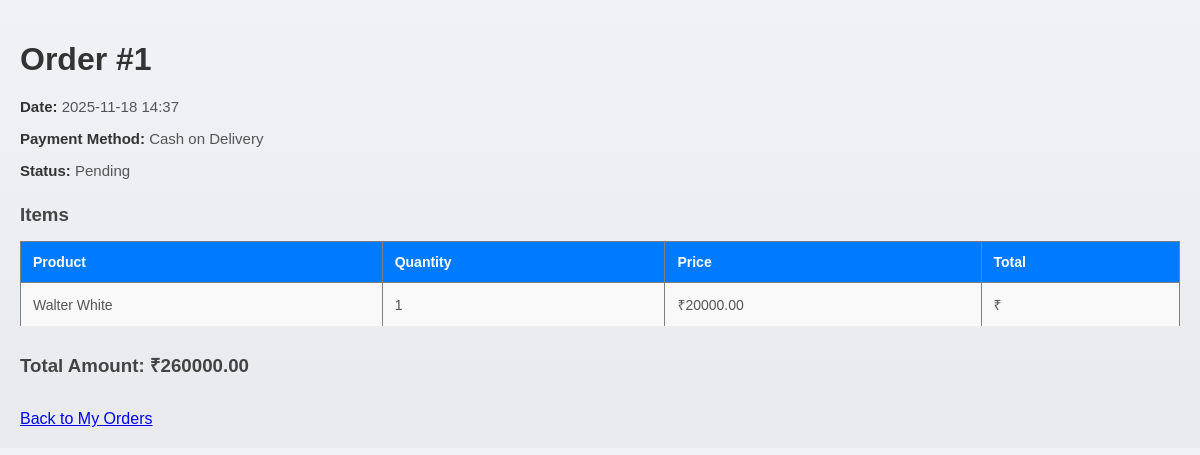
The page /order/1/ (signed in) on the database its author committed.
### Commerce/models.py (models this page shows, shortened)
class Order(models.Model):
    PAYMENT_CHOICES = [
        ('COD', 'Cash on Delivery'),
        ('PAID', 'Paid (Dummy)')
    ]
    user = models.ForeignKey(User, on_delete=models.CASCADE)
    created_at = models.DateTimeField(auto_now_add=True)
    total_amount = models.DecimalField(max_digits=10, decimal_places=2)
    payment_method = models.CharField(max_length=10, choices=PAYMENT_CHOICES, default='COD')
    payment_status = models.CharField(max_length=20, default='Pending')

class OrderItem(models.Model):
    order = models.ForeignKey(Order, on_delete=models.CASCADE, related_name='items')
    product = models.ForeignKey(Product, on_delete=models.CASCADE)
    quantity = models.PositiveIntegerField(default=1)
    price = models.DecimalField(max_digits=10, decimal_places=2)

class Product(models.Model):
    name = models.CharField(max_length=100)
    description = models.TextField()
    price = models.DecimalField(max_digits=10, decimal_places=2)
    stock = models.IntegerField()
    image = models.ImageField(upload_to='products/', null=True, blank=True)

### Commerce/views.py (the view)
# urls.py: path('order/<int:order_id>/', views.order_detail, name='order_details'),
@login_required
def order_detail(request, order_id):
    order = get_object_or_404(Order, id=order_id, user=request.user)
    items = order.items.all()
    return render(request, 'order_details.html', {'order': order, 'items': items})

### templates/order_details.html (shortened to what this page needs)
{% load static %}
<!DOCTYPE html>
<html>
<head>
  <link rel="stylesheet" href="{% static 'order_details.css' %}">
</head>
<body>
  <h1>Order #{{ order.id }}</h1>
  <p><strong>Date:</strong> {{ order.created_at|date:"Y-m-d H:i" }}</p>
  <p><strong>Payment Method:</strong> {{ order.get_payment_method_display }}</p>
  <p><strong>Status:</strong> {{ order.payment_status }}</p>
  <h3>Items</h3>
  <table border="1" cellpadding="10">
    <tr><th>Product</th><th>Quantity</th><th>Price</th><th>Total</th></tr>
    {% for item in items %}
    <tr>
      <td>{{ item.product.name }}</td>
      <td>{{ item.quantity }}</td>
      <td>₹{{ item.price }}</td>
      <td>₹{{ item.price|floatformat:2|add:item.quantity }}</td>
    </tr>
    {% endfor %}
  </table>
  <h3>Total Amount: ₹{{ order.total_amount }}</h3>
  <br><a href="{% url 'my_orders' %}">Back to My Orders</a>
</body>
</html>

### static/order_details.css (style rules this page uses)
body { font-family: Arial, sans-serif; background: linear-gradient(to bottom, #f0f2f5, #e8eaed); margin: 0; padding: 20px; }
h1 { color: #333; margin-bottom: 20px; }
h3 { color: #444; margin-top: 25px; margin-bottom: 15px; }
p { color: #555; font-size: 15px; margin-bottom: 10px; }
p strong { font-weight: bold; color: #333; }
table { width: 100%; border-collapse: collapse; margin-top: 15px; font-size: 14px; }
table th { background: #007bff; color: white; padding: 12px; text-align: left; }
table td { padding: 12px; border-bottom: 1px solid #eee; color: #555; }
table tr:nth-child(even) { background: #f9f9f9; }

### rows shown on the page
Order: id "1", created_at "2025-11-18 14:37", payment_method "Cash on Delivery", payment_status "Pending", total_amount "260000.00"
OrderItem: product.name "Walter White", quantity "1", price "20000.00"
